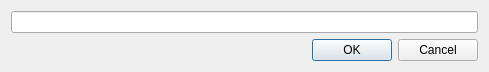
<?xml version="1.0" encoding="UTF-8"?>
<ui version="4.0">
 <class>setTitleDialog</class>
 <widget class="QDialog" name="setTitleDialog">
  <property name="geometry">
   <rect>
    <x>0</x>
    <y>0</y>
    <width>489</width>
    <height>69</height>
   </rect>
  </property>
  <property name="windowTitle">
   <string>Dialog</string>
  </property>
  <layout class="QVBoxLayout" name="verticalLayout">
   <item>
    <widget class="QLineEdit" name="lineEdit">
     <property name="text">
      <string/>
     </property>
    </widget>
   </item>
   <item>
    <widget class="QDialogButtonBox" name="buttonBox">
     <property name="orientation">
      <enum>Qt::Horizontal</enum>
     </property>
     <property name="standardButtons">
      <set>QDialogButtonBox::Cancel|QDialogButtonBox::Ok</set>
     </property>
    </widget>
   </item>
  </layout>
 </widget>
 <resources/>
 <connections>
  <connection>
   <sender>buttonBox</sender>
   <signal>accepted()</signal>
   <receiver>setTitleDialog</receiver>
   <slot>accept()</slot>
   <hints>
    <hint type="sourcelabel">
     <x>248</x>
     <y>254</y>
    </hint>
    <hint type="destinationlabel">
     <x>157</x>
     <y>274</y>
    </hint>
   </hints>
  </connection>
  <connection>
   <sender>buttonBox</sender>
   <signal>rejected()</signal>
   <receiver>setTitleDialog</receiver>
   <slot>reject()</slot>
   <hints>
    <hint type="sourcelabel">
     <x>316</x>
     <y>260</y>
    </hint>
    <hint type="destinationlabel">
     <x>286</x>
     <y>274</y>
    </hint>
   </hints>
  </connection>
 </connections>
</ui>
